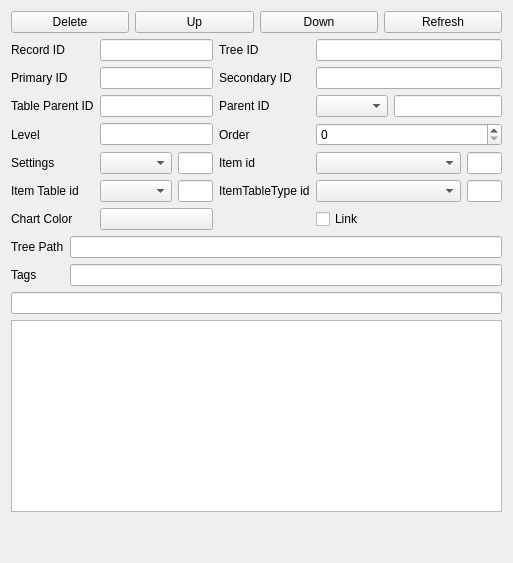
               <widget class="QWidget" name="tab_8">
                <attribute name="title">
                 <string>Details</string>
                </attribute>
                <layout class="QVBoxLayout" name="verticalLayout_14">
                 <item>
                  <layout class="QGridLayout" name="gridLayout_2">
                   <item row="0" column="1">
                    <widget class="QPushButton" name="MoveItemUp">
                     <property name="text">
                      <string>Up</string>
                     </property>
                    </widget>
                   </item>
                   <item row="0" column="3">
                    <widget class="QPushButton" name="cmdTreeViewRefresh">
                     <property name="text">
                      <string>Refresh</string>
                     </property>
                    </widget>
                   </item>
                   <item row="0" column="2">
                    <widget class="QPushButton" name="MoveItemDown">
                     <property name="text">
                      <string>Down</string>
                     </property>
                    </widget>
                   </item>
                   <item row="0" column="0">
                    <widget class="QPushButton" name="cmdRemoveTreeItem">
                     <property name="text">
                      <string>Delete</string>
                     </property>
                    </widget>
                   </item>
                  </layout>
                 </item>
                 <item>
                  <layout class="QGridLayout" name="gridLayout_9">
                   <item row="2" column="3">
                    <layout class="QHBoxLayout" name="horizontalLayout_135">
                     <item>
                      <widget class="QComboBox" name="cmbParentItemID_2"/>
                     </item>
                     <item>
                      <widget class="QLineEdit" name="txtParentItemID"/>
                     </item>
                    </layout>
                   </item>
                   <item row="4" column="0">
                    <widget class="QLabel" name="label_88">
                     <property name="text">
                      <string>Settings</string>
                     </property>
                    </widget>
                   </item>
                   <item row="4" column="1">
                    <layout class="QHBoxLayout" name="horizontalLayout_37">
                     <item>
                      <widget class="QComboBox" name="cmbTreeSetting"/>
                     </item>
                     <item>
                      <widget class="QLineEdit" name="txtTreeItemMasterTable_2">
                       <property name="maximumSize">
                        <size>
                         <width>35</width>
                         <height>16777215</height>
                        </size>
                       </property>
                      </widget>
                     </item>
                    </layout>
                   </item>
                   <item row="0" column="3">
                    <widget class="QLineEdit" name="txtTreeItemID"/>
                   </item>
                   <item row="5" column="0">
                    <widget class="QLabel" name="label_95">
                     <property name="text">
                      <string>Item Table id</string>
                     </property>
                    </widget>
                   </item>
                   <item row="2" column="1">
                    <widget class="QLineEdit" name="txtTreeParentItemID"/>
                   </item>
                   <item row="3" column="2">
                    <widget class="QLabel" name="label_49">
                     <property name="text">
                      <string>Order</string>
                     </property>
                    </widget>
                   </item>
                   <item row="3" column="3">
                    <widget class="QSpinBox" name="txtTreeItemOrder"/>
                   </item>
                   <item row="7" column="3">
                    <widget class="QCheckBox" name="chkETLink">
                     <property name="text">
                      <string>Link</string>
                     </property>
                    </widget>
                   </item>
                   <item row="0" column="2">
                    <widget class="QLabel" name="label_45">
                     <property name="text">
                      <string>Tree ID</string>
                     </property>
                    </widget>
                   </item>
                   <item row="1" column="2">
                    <widget class="QLabel" name="label_97">
                     <property name="text">
                      <string>Secondary ID</string>
                     </property>
                    </widget>
                   </item>
                   <item row="1" column="3">
                    <widget class="QLineEdit" name="txtSecondaryGroupID"/>
                   </item>
                   <item row="1" column="0">
                    <widget class="QLabel" name="label_96">
                     <property name="text">
                      <string>Primary ID</string>
                     </property>
                    </widget>
                   </item>
                   <item row="7" column="0">
                    <widget class="QLabel" name="label_48">
                     <property name="text">
                      <string>Chart Color</string>
                     </property>
                    </widget>
                   </item>
                   <item row="5" column="1">
                    <layout class="QHBoxLayout" name="horizontalLayout_137">
                     <item>
                      <widget class="QComboBox" name="cmbTreeItemTable_id_3"/>
                     </item>
                     <item>
                      <widget class="QLineEdit" name="txtTreeItemTable_id_3">
                       <property name="maximumSize">
                        <size>
                         <width>35</width>
                         <height>16777215</height>
                        </size>
                       </property>
                      </widget>
                     </item>
                    </layout>
                   </item>
                   <item row="4" column="2">
                    <widget class="QLabel" name="label_91">
                     <property name="text">
                      <string>Item id</string>
                     </property>
                    </widget>
                   </item>
                   <item row="3" column="0">
                    <widget class="QLabel" name="label_46">
                     <property name="text">
                      <string>Level</string>
                     </property>
                    </widget>
                   </item>
                   <item row="1" column="1">
                    <widget class="QLineEdit" name="txtPrimaryGroupID"/>
                   </item>
                   <item row="3" column="1">
                    <widget class="QLineEdit" name="txtTreeItemLevel"/>
                   </item>
                   <item row="4" column="3">
                    <layout class="QHBoxLayout" name="horizontalLayout_136">
                     <item>
                      <widget class="QComboBox" name="cmbTreeItem_id_2"/>
                     </item>
                     <item>
                      <widget class="QLineEdit" name="txtTreeItem_id_2">
                       <property name="maximumSize">
                        <size>
                         <width>35</width>
                         <height>16777215</height>
                        </size>
                       </property>
                      </widget>
                     </item>
                    </layout>
                   </item>
                   <item row="2" column="2">
                    <widget class="QLabel" name="label_47">
                     <property name="text">
                      <string>Parent ID</string>
                     </property>
                    </widget>
                   </item>
                   <item row="2" column="0">
                    <widget class="QLabel" name="label_50">
                     <property name="text">
                      <string>Table Parent ID</string>
                     </property>
                    </widget>
                   </item>
                   <item row="5" column="2">
                    <widget class="QLabel" name="label_92">
                     <property name="text">
                      <string>ItemTableType id</string>
                     </property>
                    </widget>
                   </item>
                   <item row="0" column="1">
                    <widget class="QLineEdit" name="txtTableItemID"/>
                   </item>
                   <item row="7" column="1">
                    <widget class="QPushButton" name="cmdEventGroupColor_2">
                     <property name="text">
                      <string/>
                     </property>
                    </widget>
                   </item>
                   <item row="0" column="0">
                    <widget class="QLabel" name="label_44">
                     <property name="text">
                      <string>Record ID</string>
                     </property>
                    </widget>
                   </item>
                   <item row="5" column="3">
                    <layout class="QHBoxLayout" name="horizontalLayout_138">
                     <item>
                      <widget class="QComboBox" name="cmbTreeTableType_id_2"/>
                     </item>
                     <item>
                      <widget class="QLineEdit" name="txtTreeTableType_id_2">
                       <property name="maximumSize">
                        <size>
                         <width>35</width>
                         <height>16777215</height>
                        </size>
                       </property>
                      </widget>
                     </item>
                    </layout>
                   </item>
                  </layout>
                 </item>
                 <item>
                  <layout class="QFormLayout" name="formLayout_3">
                   <property name="fieldGrowthPolicy">
                    <enum>QFormLayout::AllNonFixedFieldsGrow</enum>
                   </property>
                   <item row="1" column="0">
                    <widget class="QLabel" name="label_24">
                     <property name="text">
                      <string>Tree Path</string>
                     </property>
                    </widget>
                   </item>
                   <item row="1" column="1">
                    <widget class="QLineEdit" name="txtTreePath"/>
                   </item>
                   <item row="2" column="0">
                    <widget class="QLabel" name="label_38">
                     <property name="text">
                      <string>Tags</string>
                     </property>
                    </widget>
                   </item>
                   <item row="2" column="1">
                    <widget class="QLineEdit" name="txtTagPath"/>
                   </item>
                  </layout>
                 </item>
                 <item>
                  <layout class="QVBoxLayout" name="verticalLayout_22">
                   <property name="topMargin">
                    <number>0</number>
                   </property>
                   <item>
                    <widget class="QLineEdit" name="txtDisplay"/>
                   </item>
                   <item>
                    <widget class="QListView" name="lstDisplayTags"/>
                   </item>
                  </layout>
                 </item>
                 <item>
                  <spacer name="verticalSpacer">
                   <property name="orientation">
                    <enum>Qt::Vertical</enum>
                   </property>
                   <property name="sizeHint" stdset="0">
                    <size>
                     <width>20</width>
                     <height>40</height>
                    </size>
                   </property>
                  </spacer>
                 </item>
                </layout>
               </widget>
